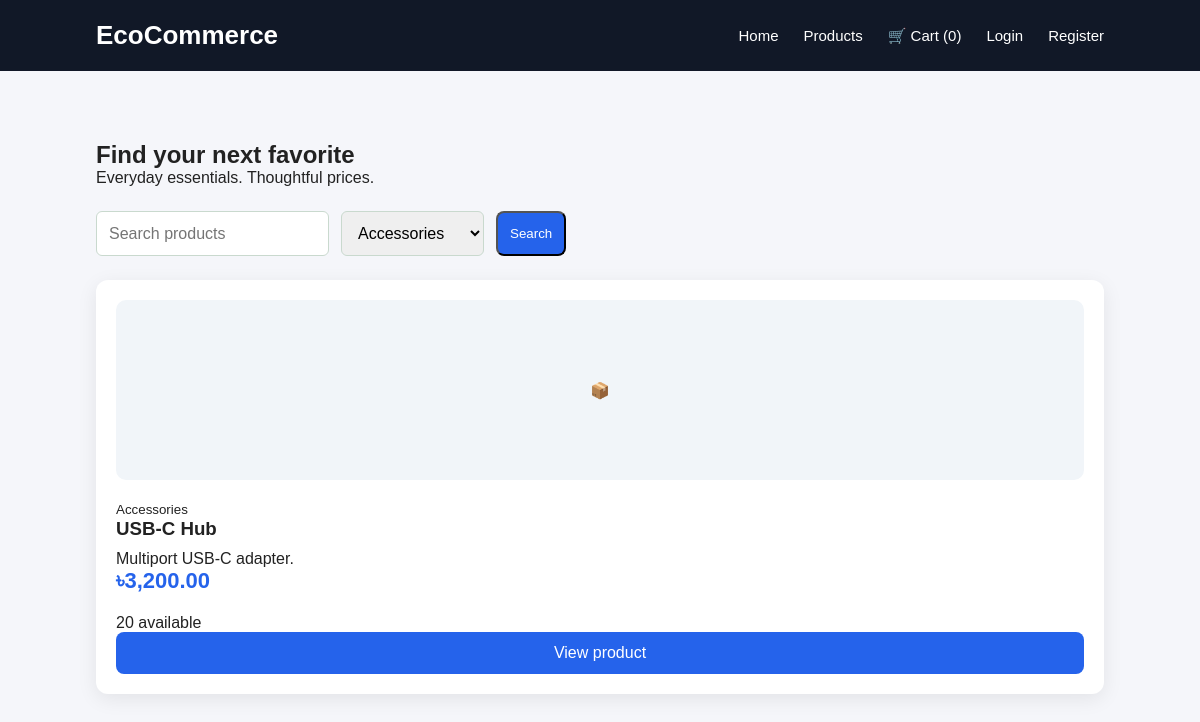
Screenshot of /category.php?id=3 with the database file from the repository.
### tables this page shows
CREATE TABLE IF NOT EXISTS products (
    id INT AUTO_INCREMENT PRIMARY KEY,
    category_id INT,
    name VARCHAR(200) NOT NULL,
    slug VARCHAR(220) NOT NULL UNIQUE,
    description TEXT,
    price DECIMAL(10,2) NOT NULL,
    stock INT NOT NULL DEFAULT 0,
    image VARCHAR(255),
    created_at TIMESTAMP DEFAULT CURRENT_TIMESTAMP,

    FOREIGN KEY (category_id)
        REFERENCES categories(id)
        ON DELETE SET NULL
);

CREATE TABLE IF NOT EXISTS categories (
    id INT AUTO_INCREMENT PRIMARY KEY,
    name VARCHAR(100) NOT NULL,
    slug VARCHAR(120) NOT NULL UNIQUE
);

### category.php (called while the page is built)
<?php $_GET['category']=$_GET['id']??$_GET['category']??''; require __DIR__.'/products.php';

### includes/functions.php (called while the page is built, shortened)
<?php
function e($v) { return htmlspecialchars((string)($v ?? ''), ENT_QUOTES, 'UTF-8'); }

### products.php (the view, shortened to what this page needs)
<?php require_once __DIR__.'/includes/auth.php'; require __DIR__.'/config/database.php';
$q=is_string($_GET['q']??null)?trim($_GET['q']):''; $category=filter_var($_GET['category']??null,FILTER_VALIDATE_INT);
$sql='SELECT p.*,c.name AS category_name FROM products p LEFT JOIN categories c ON c.id=p.category_id WHERE 1=1'; $args=[];
if($category){$sql.=' AND category_id=?';$args[]=$category;}
$s=$pdo->prepare($sql.' ORDER BY p.id DESC');$s->execute($args);$products=$s->fetchAll();
?><!doctype html><html lang="en"><head><meta charset="UTF-8"><meta name="viewport" content="width=device-width,initial-scale=1"><title>Shop | EcoCommerce</title><link rel="stylesheet" href="assets/css/style.css"></head><body><?php include __DIR__.'/includes/navbar.php'; ?><section class="products-section"><h1>Find your next favorite</h1><p>Everyday essentials. Thoughtful prices.</p><form method="get" class="catalog-filter"><input name="q" placeholder="Search products" value="<?= e($q) ?>"><select name="category"><option value="">All categories</option><?php foreach($pdo->query('SELECT * FROM categories ORDER BY name') as $c): ?><option value="<?= (int)$c['id'] ?>" <?= $category==$c['id']?'selected':'' ?>><?= e($c['name']) ?></option><?php endforeach ?></select><button class="product-btn">Search</button></form><div class="product-grid"><?php foreach($products as $product): ?><article class="product-card"><div class="product-image">📦</div><small><?= e($product['category_name']??'Essentials') ?></small><h3><?= e($product['name']) ?></h3><p><?= e($product['description']) ?></p><p class="price">৳<?= number_format($product['price'],2) ?></p><p><?= (int)$product['stock'] ?> available</p><a class="product-btn" href="product.php?id=<?= (int)$product['id'] ?>">View product</a></article><?php endforeach ?></div><?php if(!$products): ?><p>No products match your search. Try another category or keyword.</p><?php endif ?></section></body></html>

### assets/css/style.css (style rules this page uses)
* { margin: 0; padding: 0; box-sizing: border-box; }
html { scroll-behavior: smooth; }
body { font-family: Arial, sans-serif; background: #f5f6fa; color: #222; }
.products-section { padding: 70px 8%; }
.product-grid { display: grid; grid-template-columns: repeat(auto-fit, minmax(250px, 1fr)); gap: 25px; }
.product-card { background: white; padding: 20px; border-radius: 12px; box-shadow: 0 5px 20px rgba(0, 0, 0, 0.08); transition: 0.3s; }
.product-image { height: 180px; display: flex; justify-content: center; align-items: center; background: #f1f5f9; border-radius: 10px; margin-bottom: 20px; }
.product-card h3 { margin-bottom: 10px; }
.price { color: #2563eb; font-size: 22px; font-weight: bold; margin-bottom: 20px; }
.product-btn { display: block; padding: 12px; text-align: center; background: #2563eb; color: white; text-decoration: none; border-radius: 8px; }
.catalog-filter { display:flex;gap:12px;flex-wrap:wrap;margin:24px 0 }
.catalog-filter input,.catalog-filter select { padding:12px;border:1px solid #c9d9ce;border-radius:6px;font:inherit }
.product-grid { row-gap:24px }

### rows the page displays
products: category.name "Accessories", name "USB-C Hub", description "Multiport USB-C adapter.", price "3,200.00", stock "20"

### other values shown
$cartCount "0"
form field category "Accessories"
